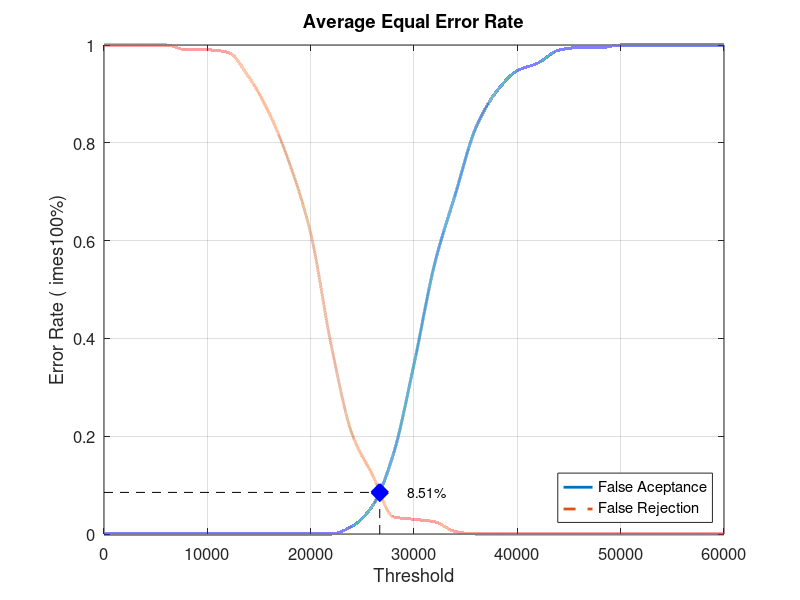
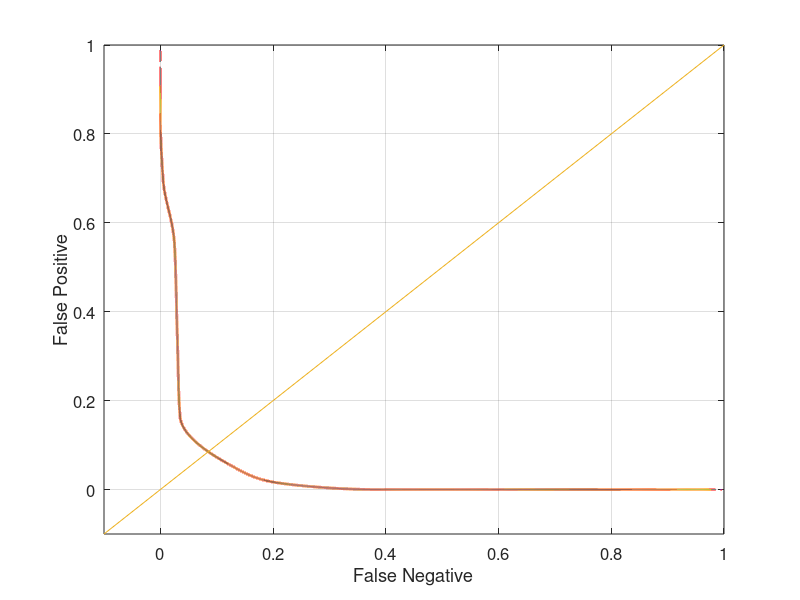

The MATLAB script that drew these images, in order:
close all;
clear;
clc;
x = 0:2000:60000;
xq = 0:0.5:60000;

y0 = [0 0 0 0 0 0 0 0 0 0 0 0 0.0157895 0.0578947 0.163158 0.347368 0.552632 0.694737 0.831579 0.905263 0.947368 0.963158 0.989474 0.994737 0.994737 1 1 1 1 1 1]
yy0 = interp1(x, y0, xq, 'pchip');
y1 = [1 1 1 1 0.99 0.99 0.985 0.935 0.86 0.755 0.615 0.385 0.205 0.12 0.035 0.03 0.025 0.005 0 0 0 0 0 0 0 0 0 0 0 0 0]
yy1 = interp1(x, y1, xq, 'pchip');

% Calculating EER: 
y2 = abs(y0 - y1);
find(y2 == min(y2))
yy2 = abs(yy0 - yy1);
xEER = find(yy2 == min(yy2));
xEERIndex = xq(xEER) % X-axis EER
yEER = yy0(xEER) % Y-axis EER

main = figure
plot(xq, yy0,'-','LineWidth', 2);	hold on
plot(xq, yy1,'--','LineWidth', 2);	hold on
plot([xEERIndex xEERIndex], [0 yEER], 'k--');	hold on
plot([0 xEERIndex], [yEER yEER], 'k--');	hold on
plot(xEERIndex, yEER, 'bx', 'LineWidth', 10);	hold on
text(xEERIndex + 10 * xEERIndex / 100, yEER, [num2str(round((10000 * yEER)) / 100) '%'])
legend('False Aceptance', 'False Rejection', 'Location', 'SouthEast')
xlabel('Threshold')
ylabel('Error Rate (	imes100%)')
title('Average Equal Error Rate')
set(gca, 'FontSize', 12)
axis([0 60000 0 1])
grid on

print(main, 'Database1_1Main', '-dpng');
FNRxFPR = figure('Color', [1 1 1]);
plot(yy1, yy0, '-', yy1, yy0, 'LineWidth', 2);
hold on
y = -0.1:0.1:1
plot(y, y); 
set(gca, 'FontSize', 12)
xlabel('False Negative')
ylabel('False Positive')
axis([-0.1 1 -0.1 1])
set(gca, 'FontSize', 12)
grid on

print(FNRxFPR, 'Database1_1FNRxFPR','-dpng');
